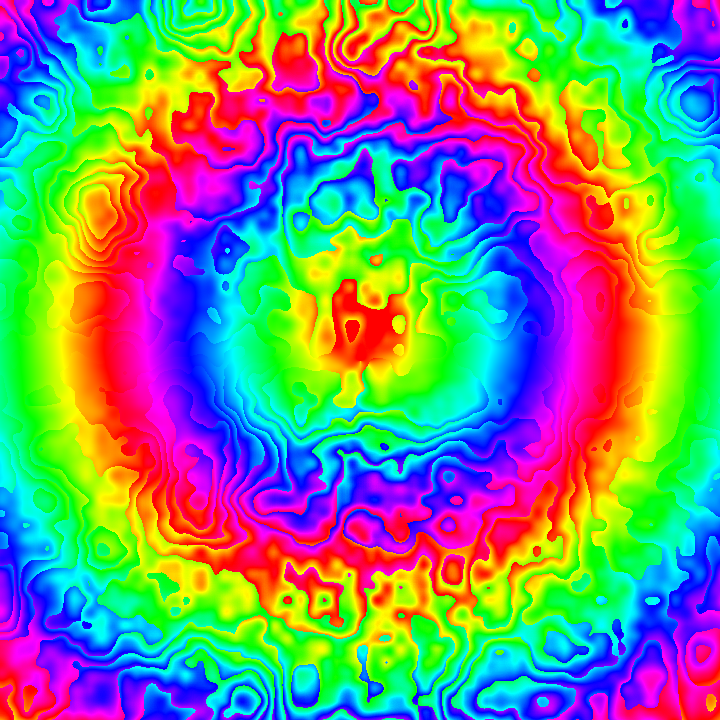
Frame 1 (no input)
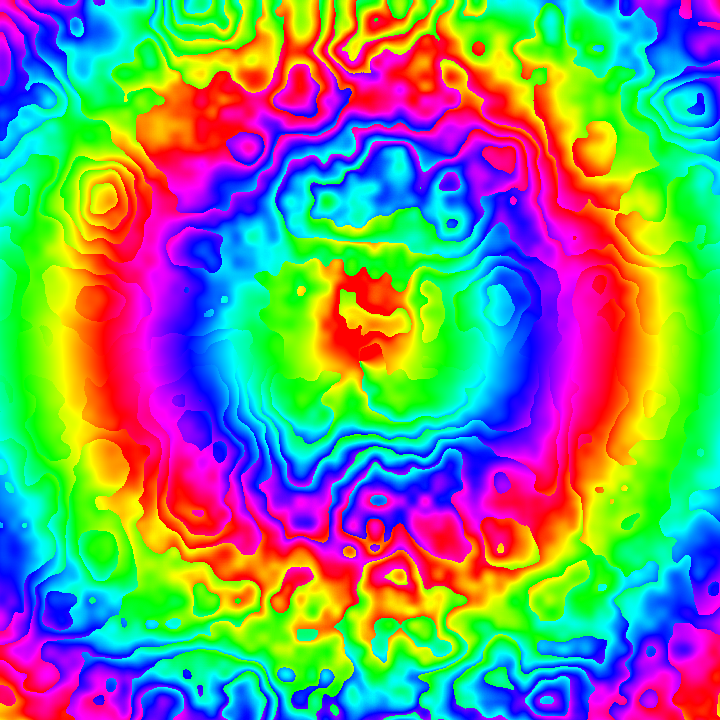
Frame 60 (the mouse pressed at the canvas centre just before this capture)
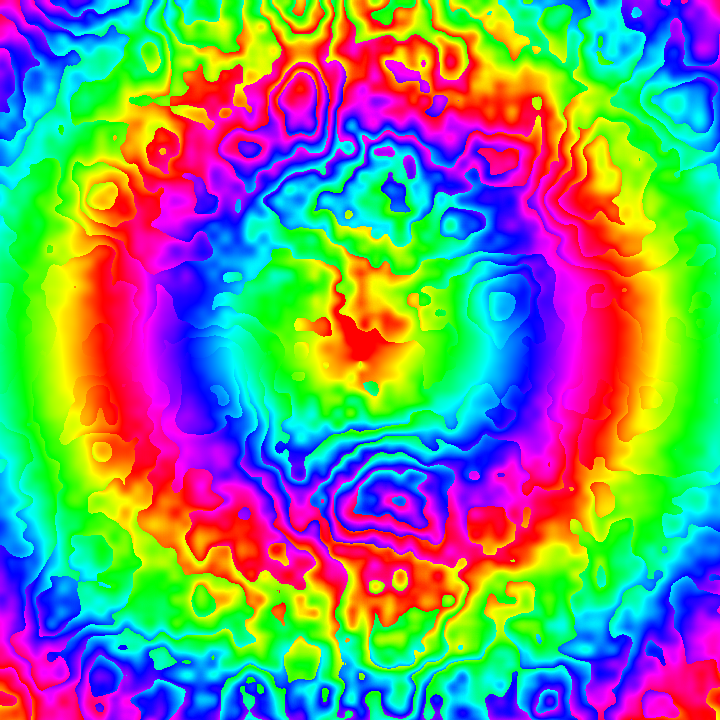
Frame 120 (the mouse held since frame 60 and released just before this capture)

The Processing sketch that drew these frames (run headless with seeded random() and noise(); from frame 60 on, the mouse is pressed at the canvas centre):

// Processing sketch: sketch_1252020_RandomDistortion2
// ── sketch_1252020_RandomDistortion2.pde
int x,y,H=360;float t;
void setup(){size(720,720);colorMode(HSB);}
void draw(){t+=.003;loadPixels();for(y=0;y<720;y++)for(x=0;x<720;x++)
pixels[y*720+x]=color((dist(0,0,H-x,H-y)+atan2(y-H,abs(x-H))*(int(noise(x*.01,y*.01,t)*720)&63))%255,H,H);
updatePixels();}
